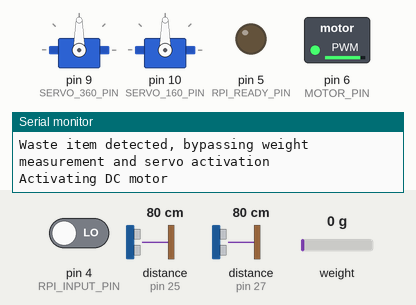
Bench run of a sketch on a simulated Arduino Mega 2560, built with avr-gcc and run on an emulated ATmega2560. Parts: 2 × servo, switched loads named in the sketch (green lamp = pin HIGH), output pins drawn as LEDs (lit = HIGH), the last lines printed to the serial monitor. The test bench sets the inputs (shaded band); at power-on: distance to the obstacle (sensors on pin 25, pin 27) 80 cm, pin 4 (RPI_INPUT_PIN) LOW, weight on the scale 0 g. The echo pulse lasts 58.3 µs per cm; the modem accepts every AT command (registered, SIM ready, sends succeed) and sends nothing else; pins used as bus, display or sensor lines are not drawn.

Above: at 6.4 s.
6.5 s: distance to the obstacle (sensor on pin 25) set to 12 cm
At 10.9 s:
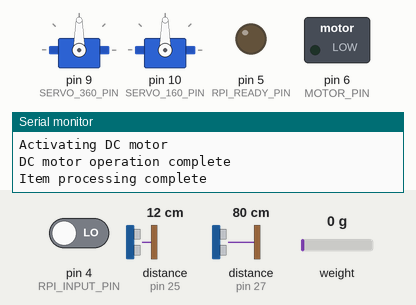
11.9 s: distance to the obstacle (sensor on pin 25) set to 9 cm
At 15.84 s:
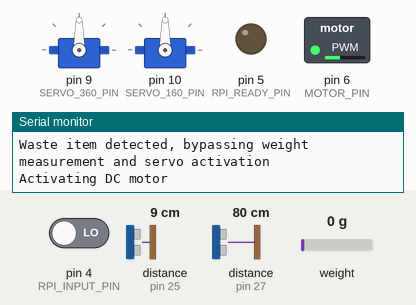
16.7 s: pin 4 (RPI_INPUT_PIN) driven HIGH
22.0 s: weight on the scale set to 2 g
At 27.3 s:
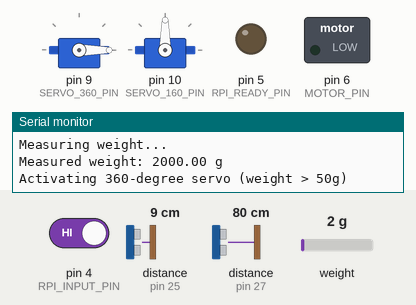
Timing chart, 0 to 28.8 s (numbered marks = the images above; inputs shaded):
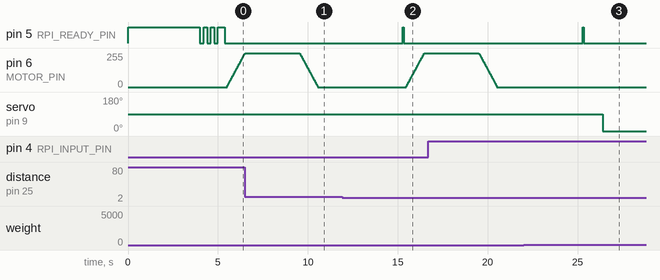

The sketch:

RVM_Controller2.ino
```cpp
/*
 * RVM Controller
 *
 * Main controller script for the Reverse Vending Machine Arduino component
 * This script:
 * 1. Receives a signal from Raspberry Pi (0 for waste, 1 for plastic)
 * 2. If plastic, measures weight using load cell
 * 3. Controls servo mechanisms based on weight (>50g or <=50g)
 * 4. Controls DC motor
 * 5. Monitors ultrasonic sensors for obstructions
 * 6. Sends SMS notification if obstructions detected
 *
 * Hardware:
 * - Arduino Mega 2560
 * - SIM800L v2 GSM Module
 * - 6V DC Motor with transistor driver
 * - MG995R Servo Motor (360 degrees)
 * - MG996R Servo Motor (160 degrees)
 * - 2x HC-SR04 Ultrasonic Sensors
 * - 10kg Load Cell with HX711 Amplifier
 */

#include <SoftwareSerial.h>
#include <Servo.h>
#include "HX711.h"

// Pin Definitions
// Communication pins
#define RPI_INPUT_PIN 4      // Pin to receive signal from Raspberry Pi
#define RPI_READY_PIN 5      // Pin to signal Arduino is ready for next item

// SIM800L GSM Module
#define GSM_RX_PIN 19       // Connect to SIM800L TXD
#define GSM_TX_PIN 18       // Connect to SIM800L RXD

// Servo Motors
#define SERVO_360_PIN 9     // MG995R 360-degree servo
#define SERVO_160_PIN 10    // MG996R 160-degree servo

// DC Motor
#define MOTOR_PIN 6         // DC motor control

// Load Cell
#define LOADCELL_DOUT_PIN 3
#define LOADCELL_SCK_PIN 2
#define CALIBRATION_FACTOR -455.0 // Adjust based on calibration

// Ultrasonic Sensors
#define TRIG_PIN_1 24
#define ECHO_PIN_1 25
#define TRIG_PIN_2 26
#define ECHO_PIN_2 27

// Constants
#define SOUND_SPEED 0.034   // Speed of sound in cm/microsecond
#define WEIGHT_THRESHOLD 50 // Weight threshold in grams
#define DISTANCE_THRESHOLD 10 // Distance threshold in cm for obstruction detection
#define PHONE_NUMBER "+639278557480" // Updated with country code format

// Add debug mode for verbose output
#define DEBUG_MODE true

// Add constants for signal detection
#define SIGNAL_DETECT_TIMEOUT 5000  // How long to wait for a signal to stabilize (ms)
#define SIGNAL_MIN_DURATION 100     // Minimum duration to consider a signal valid (ms)

// Global objects
SoftwareSerial gsmSerial(GSM_RX_PIN, GSM_TX_PIN);
Servo servo360;  // MG995R 360-degree servo
Servo servo160;  // MG996R 160-degree servo
HX711 scale;

// GSM variables
int _timeout;
String _buffer;

// State variables
bool rpiSignalReceived = false;
int plasticDetected = 0;  // 0 = waste, 1 = plastic
bool obstructionDetected = false;
unsigned long signalStartTime = 0;  // For tracking signal duration
int prevInputState = LOW;           // For edge detection
unsigned long lastSignalTime = 0;   // To prevent multiple triggers

void setup() {
  // Initialize serial communication
  Serial.begin(9600);
  gsmSerial.begin(9600);

  Serial.println("RVM Controller Initializing...");

  // Set up pins
  pinMode(RPI_INPUT_PIN, INPUT);
  pinMode(RPI_READY_PIN, OUTPUT);
  pinMode(MOTOR_PIN, OUTPUT);
  pinMode(TRIG_PIN_1, OUTPUT);
  pinMode(ECHO_PIN_1, INPUT);
  pinMode(TRIG_PIN_2, OUTPUT);
  pinMode(ECHO_PIN_2, INPUT);

  // Set initial states
  digitalWrite(RPI_READY_PIN, HIGH); // Signal ready to receive
  digitalWrite(MOTOR_PIN, LOW);      // Motor off
  digitalWrite(TRIG_PIN_1, LOW);
  digitalWrite(TRIG_PIN_2, LOW);

  // Initialize servo motors
  servo360.attach(SERVO_360_PIN);
  servo160.attach(SERVO_160_PIN);

  // Center servos initially
  servo360.write(90); // Stop position for continuous servo
  servo160.write(90); // Center position for standard servo

  // Initialize GSM module - simplified initialization
  _buffer.reserve(50);
  delay(3000); // Wait for GSM module to initialize
  Serial.println("GSM module initialized");

  // Initialize load cell
  scale.begin(LOADCELL_DOUT_PIN, LOADCELL_SCK_PIN);
  if (scale.is_ready()) {
    scale.set_scale(CALIBRATION_FACTOR);
    scale.tare(); // Reset scale to zero
    Serial.println("Load cell initialized");
  } else {
    Serial.println("Load cell not found. Check wiring!");
  }

  // Blink READY pin to show we're ready
  for (int i = 0; i < 3; i++) {
    digitalWrite(RPI_READY_PIN, LOW);
    delay(200);
    digitalWrite(RPI_READY_PIN, HIGH);
    delay(200);
  }

  Serial.println("RVM Controller Ready");
  Serial.println("Waiting for signals from Raspberry Pi...");

  // Debug pin states
  if (DEBUG_MODE) {
    Serial.print("Initial RPI_INPUT_PIN state: ");
    Serial.println(digitalRead(RPI_INPUT_PIN) ? "HIGH" : "LOW");
    Serial.print("RPI_READY_PIN set to: ");
    Serial.println(digitalRead(RPI_READY_PIN) ? "HIGH" : "LOW");
  }
}

void loop() {
  // Read current input state
  int currentInputState = digitalRead(RPI_INPUT_PIN);

  // Edge detection for input signal
  if (currentInputState != prevInputState) {
    signalStartTime = millis();  // Reset timer on any state change

    if (DEBUG_MODE) {
      Serial.print("Signal change detected: ");
      Serial.println(currentInputState ? "HIGH" : "LOW");
    }
  }

  // Check if the signal has been stable for the minimum duration
  unsigned long currentTime = millis();
  unsigned long signalDuration = currentTime - signalStartTime;

  // Process stable signals
  if (signalDuration >= SIGNAL_MIN_DURATION && !rpiSignalReceived &&
      (currentTime - lastSignalTime > 5000)) {  // Prevent repeated triggers

    if (currentInputState == HIGH) {
      // Stable HIGH signal detected
      if (DEBUG_MODE) {
        Serial.print("Stable HIGH signal for ");
        Serial.print(signalDuration);
        Serial.println("ms - Processing as PLASTIC");
      }

      rpiSignalReceived = true;
      plasticDetected = 1;  // HIGH = plastic
      Serial.println("Plastic detected signal received from Raspberry Pi");
      lastSignalTime = currentTime;
      processItem();

    } else if (currentInputState == LOW && signalDuration >= 1000) {
      // We require a longer LOW signal to prevent false triggers
      // Only process as WASTE if it's been LOW for at least 1 second
      if (DEBUG_MODE) {
        Serial.print("Stable LOW signal for ");
        Serial.print(signalDuration);
        Serial.println("ms - Processing as WASTE");
      }

      rpiSignalReceived = true;
      plasticDetected = 0;  // LOW = waste
      Serial.println("Waste detected signal received from Raspberry Pi");
      lastSignalTime = currentTime;
      processItem();
    }
  }

  // Update previous state
  prevInputState = currentInputState;

  // Check for obstructions (reduced frequency to not interfere with signal detection)
  static unsigned long lastObstructionCheck = 0;
  if (currentTime - lastObstructionCheck > 1000) {  // Check every second
    checkForObstructions();
    lastObstructionCheck = currentTime;
  }

  // Reset ready state and prepare for next signal
  if (rpiSignalReceived && (currentTime - lastSignalTime > 10000)) {  // 10 seconds after processing
    // Show we're ready for the next signal
    digitalWrite(RPI_READY_PIN, HIGH);
    rpiSignalReceived = false;
    Serial.println("System ready for next item");
  } else if (rpiSignalReceived) {
    // While processing, set ready pin LOW
    digitalWrite(RPI_READY_PIN, LOW);
  }

  // Small delay to prevent CPU overuse
  delay(10);
}

void processItem() {
  // First set ready pin LOW to indicate we're processing
  digitalWrite(RPI_READY_PIN, LOW);

  Serial.println("Processing item...");

  if (plasticDetected) {
    // Process plastic item
    float weight = measureWeight();
    Serial.print("Measured weight: ");
    Serial.print(weight);
    Serial.println(" g");

    if (weight > WEIGHT_THRESHOLD) {
      // Weight exceeds threshold, activate MG995R servo (360-degree)
      activateServo360();
    } else {
      // Weight below threshold, activate MG996R servo (160-degree)
      activateServo160();
    }
  } else {
    // If not plastic, we don't need to measure weight or activate servos
    Serial.println("Waste item detected, bypassing weight measurement and servo activation");
  }

  // Activate motor in either case
  activateMotor();

  Serial.println("Item processing complete");
}

float measureWeight() {
  Serial.println("Measuring weight...");
  if (scale.is_ready()) {
    // Take average of multiple readings for stability
    float weight = scale.get_units(10); // Average of 10 readings

    // Convert to grams (if your calibration factor is for kg)
    weight = weight * 1000.0;

    return weight;
  } else {
    Serial.println("Scale not ready!");
    return 0.0;
  }
}

void activateServo360() {
  Serial.println("Activating 360-degree servo (weight > 50g)");

  // Rotate clockwise at full speed
  servo360.write(0);
  delay(3000);

  // Stop
  servo360.write(90);
  delay(1000);

  Serial.println("360-degree servo operation complete");
}

void activateServo160() {
  Serial.println("Activating 160-degree servo (weight <= 50g)");

  // Move to minimum position
  for (int pos = 90; pos >= 10; pos -= 5) {
    servo160.write(pos);
    delay(50);
  }
  delay(1000);

  // Return to center position
  for (int pos = 10; pos <= 90; pos += 5) {
    servo160.write(pos);
    delay(50);
  }

  Serial.println("160-degree servo operation complete");
}

void activateMotor() {
  Serial.println("Activating DC motor");

  // Ramp up motor speed
  for (int speed = 0; speed <= 255; speed += 5) {
    analogWrite(MOTOR_PIN, speed);
    delay(20);
  }

  // Run at full speed for 3 seconds
  delay(3000);

  // Ramp down motor speed
  for (int speed = 255; speed >= 0; speed -= 5) {
    analogWrite(MOTOR_PIN, speed);
    delay(20);
  }

  // Ensure motor is stopped
  analogWrite(MOTOR_PIN, 0);

  Serial.println("DC motor operation complete");
}

float measureDistance(int trigPin, int echoPin) {
  // Clear the trigger pin
  digitalWrite(trigPin, LOW);
  delayMicroseconds(2);

  // Set the trigger pin HIGH for 10 microseconds
  digitalWrite(trigPin, HIGH);
  delayMicroseconds(10);
  digitalWrite(trigPin, LOW);

  // Read the echo pin, return the sound wave travel time in microseconds
  unsigned long duration = pulseIn(echoPin, HIGH);

  // Calculate the distance
  float distance = duration * SOUND_SPEED / 2;

  return distance;
}

void checkForObstructions() {
  // Measure distances from both sensors
  float distance1 = measureDistance(TRIG_PIN_1, ECHO_PIN_1);
  float distance2 = measureDistance(TRIG_PIN_2, ECHO_PIN_2);

  // Check if either sensor detects an obstruction
  if ((distance1 < DISTANCE_THRESHOLD && distance1 > 0) ||
      (distance2 < DISTANCE_THRESHOLD && distance2 > 0)) {

    if (!obstructionDetected) {
      obstructionDetected = true;
      Serial.println("Obstruction detected!");
      Serial.print("Sensor 1: ");
      Serial.print(distance1);
      Serial.print(" cm, Sensor 2: ");
      Serial.print(distance2);
      Serial.println(" cm");

      // Send SMS notification with updated method signature (no phone number parameter)
      sendSMS("RVM Alert: Obstruction detected. Please check the machine.");
    }
  } else {
    obstructionDetected = false;
  }
}

void sendSMS(String message) {
  Serial.println("Sending SMS...");

  // Set SMS text mode
  gsmSerial.println("AT+CMGF=1");
  delay(200);

  // Set recipient phone number
  gsmSerial.print("AT+CMGS=\"");
  gsmSerial.print(PHONE_NUMBER);
  gsmSerial.println("\"\r");
  delay(200);

  // Send the message content
  gsmSerial.print(message);
  delay(100);

  // Send Ctrl+Z to indicate end of message
  gsmSerial.println((char)26);
  delay(200);

  _buffer = readGSMResponse();
  Serial.println("SMS Sent!");
}

String readGSMResponse() {
  _timeout = 0;
  while (!gsmSerial.available() && _timeout < 12000) {
    delay(13);
    _timeout++;
  }
  if (gsmSerial.available()) {
    return gsmSerial.readString();
  }
  return ""; // Return empty string if no data available
} 
```

Measured:
- the behaviour switches between 11 and 10 cm on distance to the obstacle (sensor on pin 25) (found by bisection; images 1 and 2)
- the behaviour switches between 0 and 1 g on weight on the scale (found by bisection; images 2 and 3)
- after the input at 22.0 s, servo on pin 9 (SERVO_360_PIN): 90° → 0° after 4.4 s; servo on pin 10 (SERVO_160_PIN): stops changing and stays 90°
